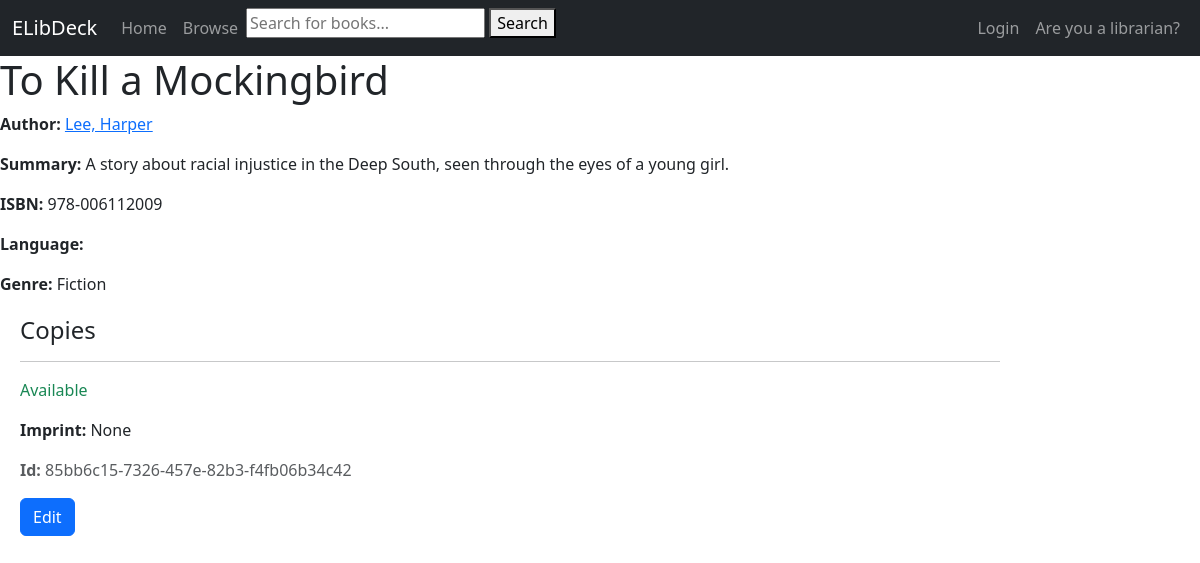
/book/1, run on an earlier commit of the app's database.
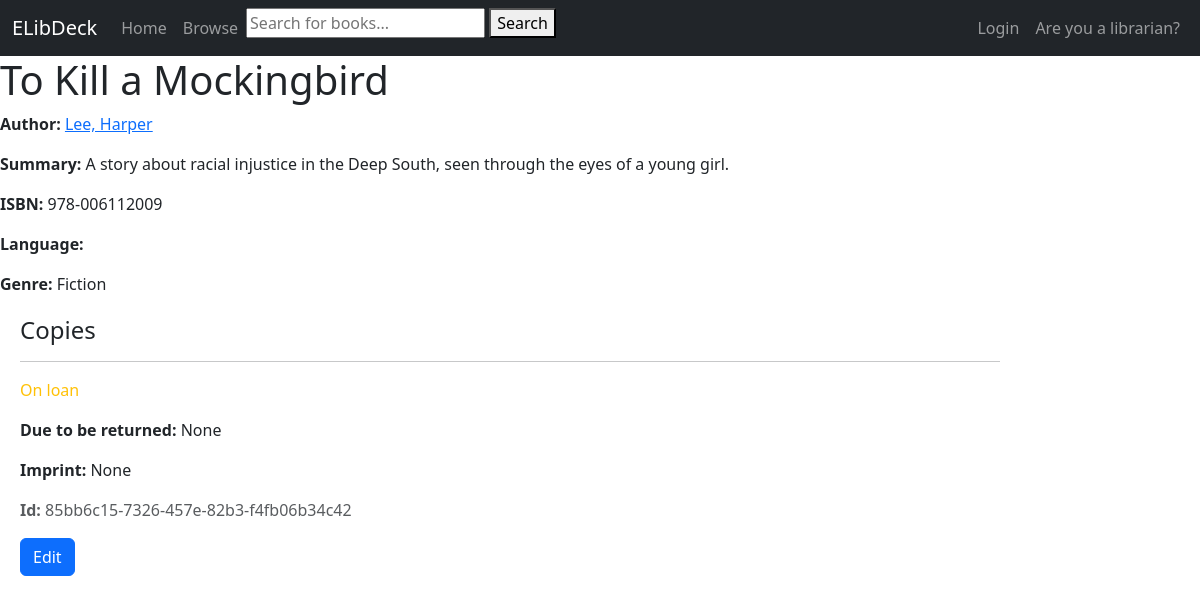
And on a later commit of the database.
### books_catalog/models.py (models this page shows, shortened)
class BookInstance(models.Model):
    id = models.UUIDField(primary_key=True, default=uuid.uuid4,
                          help_text="Unique ID for this particular book across whole library")
    book = models.ForeignKey('Book', on_delete=models.RESTRICT, null=True)
    imprint = models.CharField(max_length=200, blank=True, null=True)
    due_date = models.DateField(null=True, blank=True)
    borrower = models.ForeignKey(settings.AUTH_USER_MODEL, on_delete=models.SET_NULL, null=True, blank=True)
    LOAN_STATUS = (
        ('o', 'On loan'),
        ('a', 'Available'),
        ('r', 'Reserved'),
    )
    total_late_fee = models.DecimalField(max_digits=5, decimal_places=2, default=0.00)
    status = models.CharField(
        max_length=1,
        choices=LOAN_STATUS,
        blank=True,
        default='m',
        help_text='Book availability',
    )
    class Meta:
        ordering = ['due_date']
        permissions = (("can_mark_returned", "Set book as returned"),)

### books_catalog/views.py (the view)
# urls.py: path('book/<int:pk>', views.BookDetailView.as_view(), name='book-detail'),
class BookDetailView(generic.DetailView):
    model = Book
    template_name = 'books_catalog/book_detail.html'
    context_object_name = 'book'

### books_catalog/models.py (called while the page is built)
    def __str__(self):
        return self.name

    def get_absolute_url(self):
        return reverse('books_catalog:author-detail', args=[str(self.id)])

    def __str__(self):
        return f'{self.last_name}, {self.first_name}'

### books_catalog/templates/books_catalog/book_detail.html
{% extends 'generic.html' %}
{% block content %}
    <h1>{{ book.title }}</h1>
    <p><strong>Author:</strong> <a href="{{ book.author.get_absolute_url }}">{{ book.author }}</a></p>
    <p><strong>Summary:</strong> {{ book.summary }}</p>
    <p><strong>ISBN:</strong> {{ book.isbn }}</p>
    <p><strong>Language:</strong> {{ book.language }}</p>
    <p><strong>Genre:</strong> {{ book.genre.all|join:", " }}</p>
    <div style="margin-left:20px;margin-top:20px">
        <h4>Copies</h4>
        {% for copy in book.bookinstance_set.all %}
            <hr/>
            <p
                    class="{% if copy.status == 'a' %}text-success{% elif copy.status == 'm' %}text-danger{% else %}text-warning{% endif %}">
                {{ copy.get_status_display }}
            </p>
            {% if copy.status != 'a' %}
                <p><strong>Due to be returned:</strong> {{ copy.due_date }}</p>
            {% elif copy.status == 'a' and user.is_authenticated and not perms.books_catalog.can_mark_returned %}
                <p><a href="{% url 'books_catalog:borrow-book' copy.id %}" class="btn">Borrow book</a></p>
            {% endif %}
            <p><strong>Imprint:</strong> {{ copy.imprint }}</p>
            <p class="text-muted"><strong>Id:</strong> {{ copy.id }}</p>
            <a href="{% url 'books_catalog:update-book' pk=book.pk %}" class="btn btn-primary">Edit</a>
        {% endfor %}
    </div>
{% endblock %}

What changed in the data, as far as the page shows it:
changed BookInstance "None": status "Available" → "On loan"; due_date (not shown) → "None"
